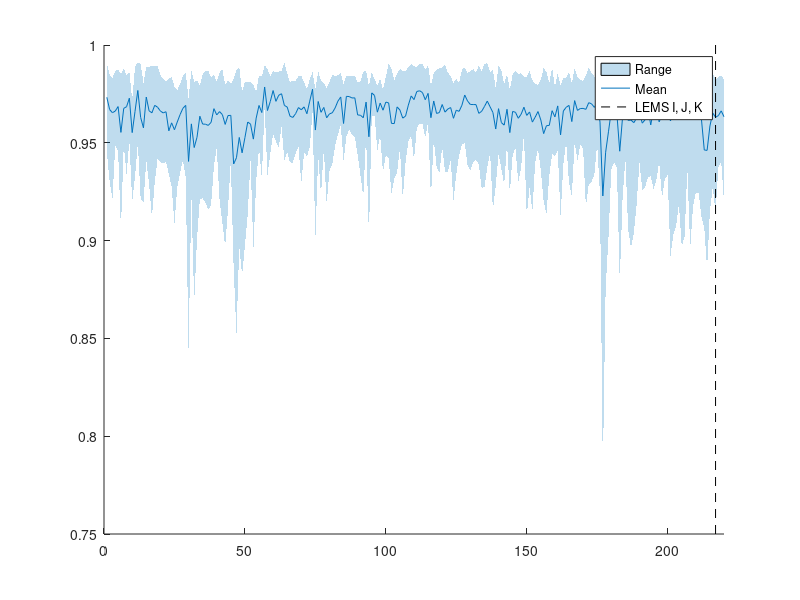

Source code (MATLAB): (Note: this script raises an error after producing the figure.)
%% Combinations_Analysis.m
% Nipun Gunawardena
% Plot results of combinations test, and explore data

clear all, close all, clc


%% Load data
load('CombinationMLR.mat');


% Minimimum is at 
% [c, i] = min(meanR2)
% i is 177
% combi(i, :) is [5, 8, 10]
% Which should correspond to
% LEMS E, H, J

% LEMS I, J, K is combi number 217

%% Plot
numC = 1:length(combi);
meanR2 = mean(rSquared, 2);
minR2 = min(rSquared');
maxR2 = max(rSquared');
X = [numC, fliplr(numC)];
Y = [minR2, fliplr(maxR2)];

figure()
hold on
fill(X, Y, [0 0.4470 0.7410], 'FaceAlpha', 0.25, 'EdgeAlpha', 0.25)
plot(numC, meanR2);
plot([217, 217], [0.75, 1], 'k--')
xlim([0 length(combi)]);
ylim([0.75, 1.0]);
lgd = legend('Range', 'Mean', 'LEMS I, J, K');
lgd.Location = 'SouthWest';
xlabel('Combination Number');
ylabel('R^2');
print('MLR_Combination.eps', '-depsc');
% plot(numC, meanR2)
% errorbar(numC, meanR2, minR2, maxR2)